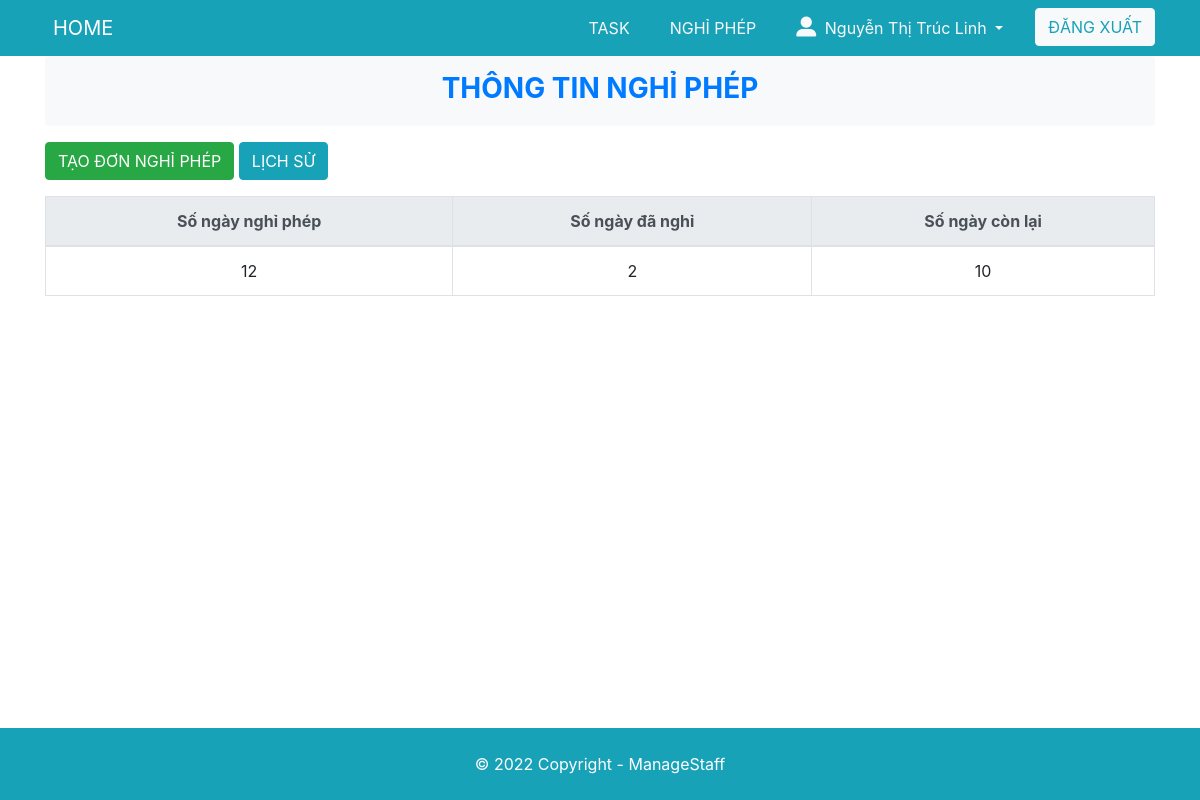
Screenshot of /nghiphep/Employee/index-nghiphep.php (signed in) with the database file from the repository.
### tables this page shows
CREATE TABLE `account` (
  `id` int(255) NOT NULL,
  `username` varchar(255) NOT NULL,
  `password` varchar(255) NOT NULL,
  `role` int(10) DEFAULT NULL,
  `email` varchar(255) NOT NULL,
  `name` varchar(255) NOT NULL,
  `phone` varchar(255) DEFAULT NULL,
  `gender` int(11) NOT NULL,
  `birthday` varchar(255) DEFAULT NULL,
  `cmnd` int(255) NOT NULL,
  `ethnic` varchar(255) NOT NULL,
  `levels` varchar(255) NOT NULL,
  `phongban` varchar(255) NOT NULL,
  `MaPB` varchar(255) NOT NULL,
  `address` varchar(255) NOT NULL,
  `nation` varchar(255) NOT NULL,
  `image` varchar(255) DEFAULT NULL,
  `dayOff` int(255) DEFAULT NULL,
  `dayOffUsed` int(255) DEFAULT NULL,
  `dayOffLeft` int(255) DEFAULT NULL
);

### www/nghiphep/Employee/index-nghiphep.php (the view, shortened to what this page needs)
<?php
    if (!isset($_SESSION['user'])) {
        header('Location: ../login.php');
        exit();
    }else{
        $user = $_SESSION['user'];
    }
?>
<!DOCTYPE html>
<html lang="en">
<head>
	<link rel="stylesheet" href="https://maxcdn.bootstrapcdn.com/bootstrap/4.5.2/css/bootstrap.min.css">
	<link rel="stylesheet" href="/style.css">
</head>
<body>
	<?php include '../../partial/header.php'?>
	<div class="container">
		<header class="text-center bg-light text-primary py-3 rounded">
			<h3 class="display-5 font-weight-bold mb-1 ">THÔNG TIN NGHỈ PHÉP</h3>
		</header>
		<a href="add-dayOff.php" id="create" class="btn btn-success mt-3 mb-3">TẠO ĐƠN NGHỈ PHÉP</a>
		<a href="history-nghiphep.php" id="" class="btn btn-info mt-3 mb-3">LỊCH SỬ</a>
		<table class="table table-bordered ">
		<thead class="thead-light">
			<tr class="text-center">
				<th>Số ngày nghỉ phép</th>
				<th>Số ngày đã nghỉ</th>
				<th>Số ngày còn lại</th>
			</tr>
		</thead>
		<?php
			require_once('../../admin/db.php');
			$sql = "SELECT * FROM account WHERE username=?";
			$conn = connect_db();
			$stm = $conn->prepare($sql);
			$stm->bind_param("s", $user);
			if (!$stm->execute()){
				die('can not execute: ' . $stm->error);
			}
			$result = $stm->get_result();
			while (($row = $result -> fetch_assoc())) {
				$dayOff = $row['dayOff'];
				$dayOffUsed = $row['dayOffUsed'];
				$dayOffLeft = $dayOff - $dayOffUsed;
		?>
		<tr>
			<td class="text-center"><?= $dayOff ?></td>
			<td class="text-center"><?= $dayOffUsed ?></td>
			<td class="text-center"><?= $dayOffLeft ?></td>
		</tr>
		<?php
			}
		?>
	</table>
	</div>
	<?php include '../../partial/footer.php'?>
</body>
</html>

### www/style.css (style rules this page uses)
body { min-height: 100vh; margin: 0; padding: 0; display: flex; flex-direction: column; }

### rows the page displays
account: dayOff "12", dayOffUsed "2", dayOffLeft "10"

### other values shown
$_SESSION['name'] "Nguyễn Thị Trúc Linh"
